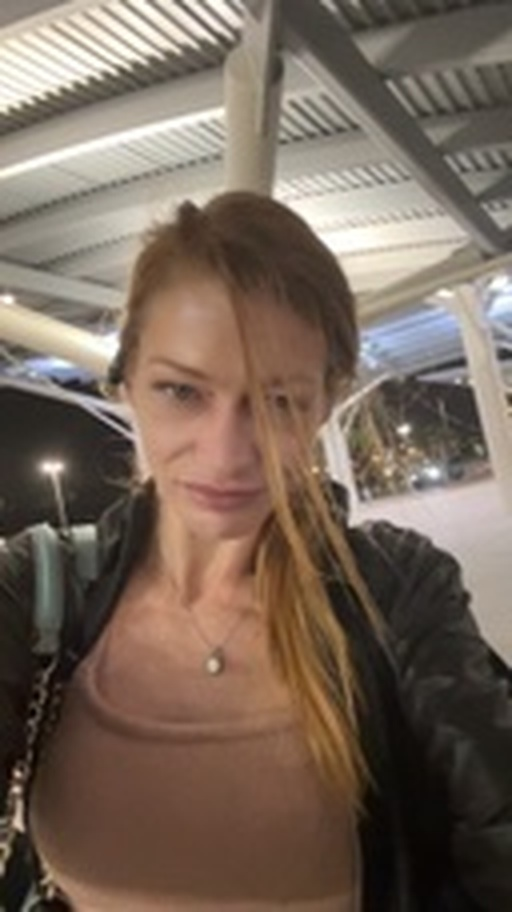
#> input picture assets/ramon/hero/hero_00.jpg, 512 x 912 px
$ python -i make_ramon.py   (imports and definitions only)
#> lines starting #> are read from the running program, lines starting #| are printed output that depends on the picture
#!/usr/bin/env python3
"""Build Ramon: nano-banana-2 stills → Seedance 2.0 clips → full neon retrowave MV."""

from __future__ import annotations

import json
import sys
from pathlib import Path

ROOT = Path(__file__).resolve().parents[1]
sys.path.insert(0, str(ROOT))

from music_video.assemble_animated import (  # noqa: E402
    _concat_and_mux,
    _fit_clip,
    fallback_camera_motion_render,
)
from music_video.audio import probe  # noqa: E402
from music_video.fal_gen import (  # noqa: E402
    FalError,
    animate_image,
    fal_available,
    generate_still,
    upload_file,
    upload_many,
)
from music_video.presets import UserCreativeInput  # noqa: E402
from music_video.story import build_storyboard  # noqa: E402
from music_video.theme import build_theme, load_lyrics  # noqa: E402
from music_video.timing import expand_shots, retime_scenes_by_music  # noqa: E402

STYLE = (
    "Neon retrowave synthwave digital pop-art illustration, sunset magenta-to-orange "
    "gradient sky, electric cyan perspective grid, chrome highlights, palm silhouettes, "
    "thick graphic shapes, poster print feel. NOT a photograph, NOT photorealistic, "
    "no watermark, no logo, no text overlays."
)

HERO = (
    "Same young woman as the reference images: long reddish-blonde / strawberry-blonde "
    "hair, fair skin, rendered entirely in the neon retrowave illustration style."
)


# [26 lines left out: functions still_prompt, motion_prompt, not called in this run]


YOUTUBE_W, YOUTUBE_H = 1920, 1080


def frame_for_youtube(src: Path, dest: Path) -> None:
    """Place a vertical still on a 16:9 canvas without cropping the subject."""
#> called with src = '../assets/ramon/hero/hero_00.jpg', dest = 'out.png'
    from PIL import Image, ImageEnhance, ImageFilter, ImageOps

    im = Image.open(src).convert("RGB")
#> im is the input picture: PIL image 512x912 RGB; mean R, G, B 119.6, 103.5, 90.9
    bg = ImageOps.fit(im, (YOUTUBE_W, YOUTUBE_H), method=Image.Resampling.LANCZOS)
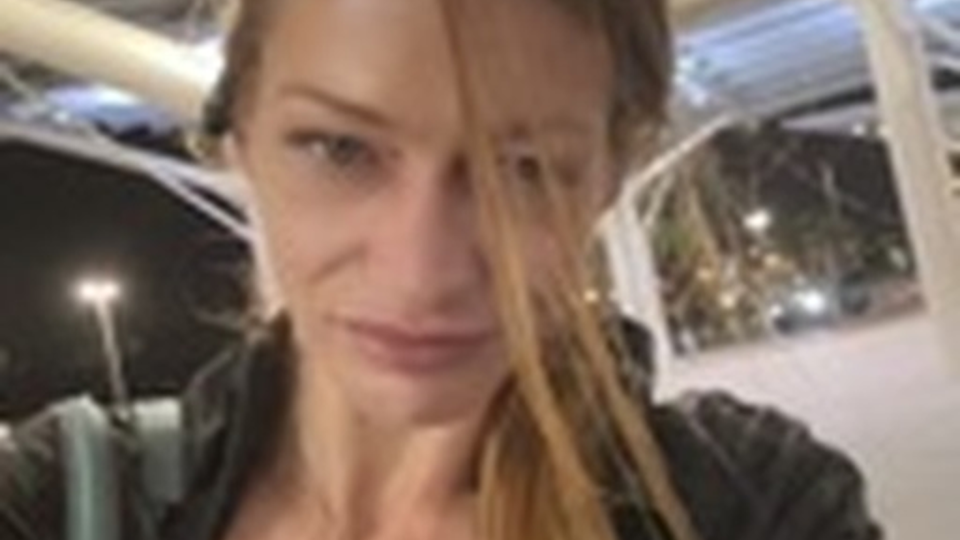
#> bg: PIL image 1920x1080 RGB (shown at 1/2 size); mean R, G, B 128.2, 109, 97
    bg = bg.filter(ImageFilter.GaussianBlur(radius=36))
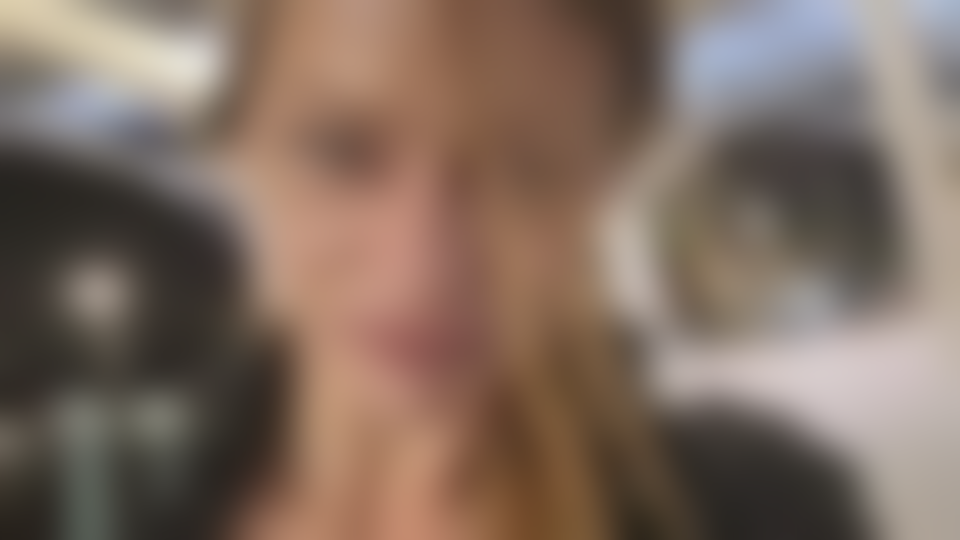
#> bg: PIL image 1920x1080 RGB (shown at 1/2 size); mean R, G, B 128.2, 109, 97
    bg = ImageEnhance.Color(bg).enhance(1.4)
    bg = ImageEnhance.Brightness(bg).enhance(0.48)
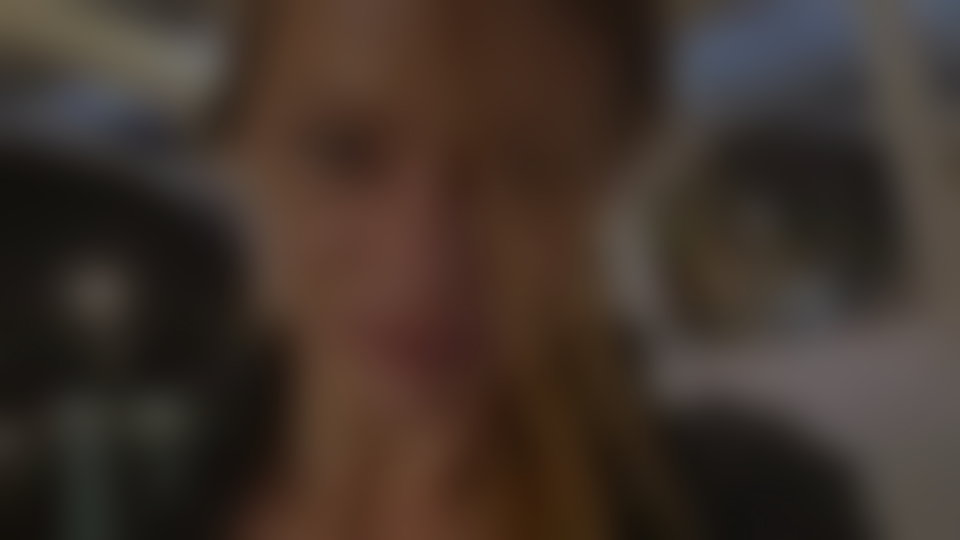
#> bg: PIL image 1920x1080 RGB (shown at 1/2 size); mean R, G, B 63.7, 50.8, 42.7
    # Full height, width follows the source so faces and figures stay intact.
    fg_h = YOUTUBE_H
    fg_w = max(1, round(im.width * (fg_h / im.height)))
#> fg_w = 606
    if fg_w > YOUTUBE_W:
        fg_w = YOUTUBE_W
        fg_h = max(1, round(im.height * (fg_w / im.width)))
    fg = im.resize((fg_w, fg_h), Image.Resampling.LANCZOS)
    canvas = bg.copy()
    canvas.paste(fg, ((YOUTUBE_W - fg_w) // 2, (YOUTUBE_H - fg_h) // 2))
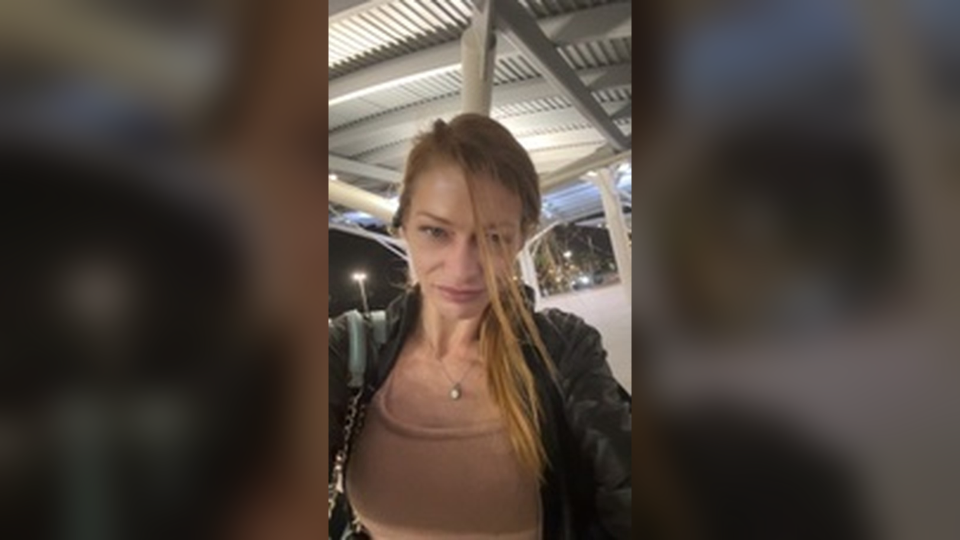
#> canvas: PIL image 1920x1080 RGB (shown at 1/2 size); mean R, G, B 78.3, 68.4, 60.9
#> (the run stopped early here; a loop or call above may not have finished)

$ run again, on assets/shadow_hero_ref.jpg
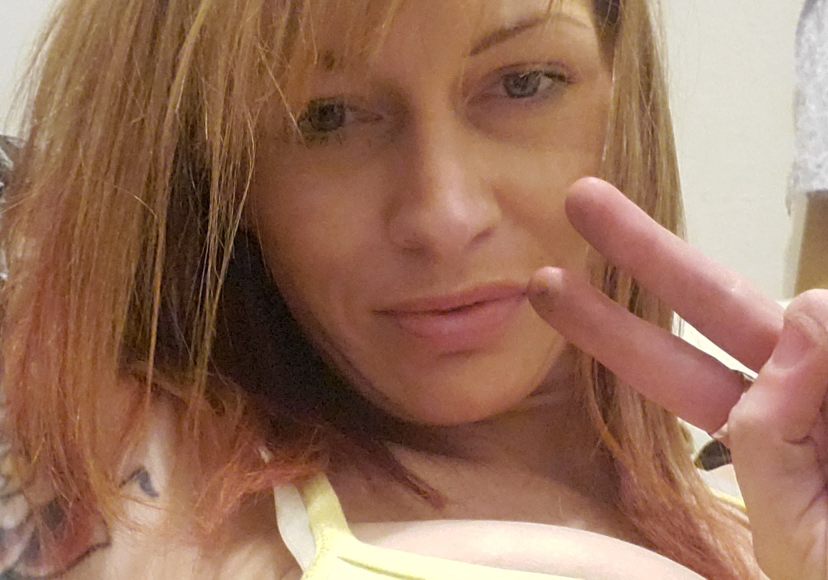
#> input picture assets/shadow_hero_ref.jpg, 1656 x 1159 px (shown at 1/2 size)
#> in frame_for_youtube, im is the input picture: PIL image 1656x1159 RGB; mean R, G, B 152.6, 113.3, 91.8
#> in frame_for_youtube, `bg = ImageEnhance.Brightness(bg).enhance(0.48)`:
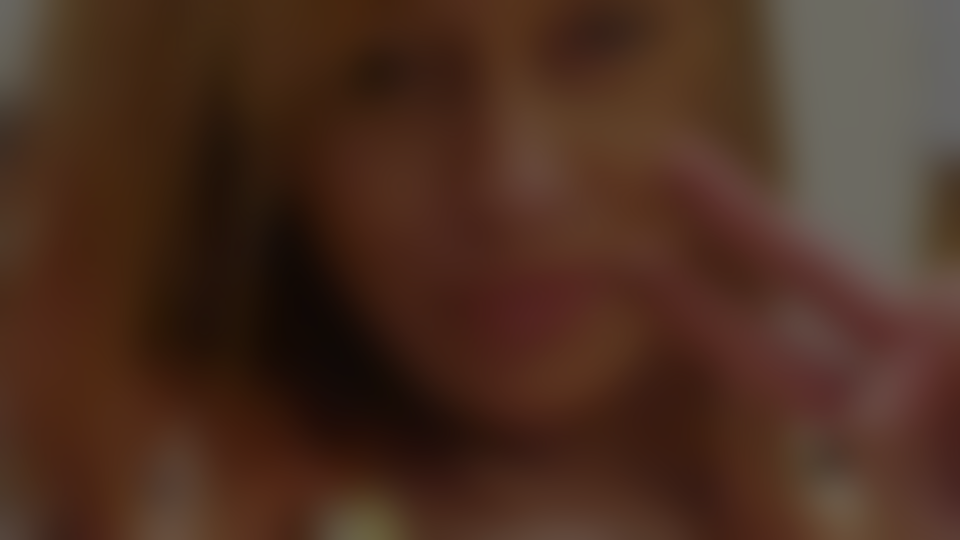
#> bg: PIL image 1920x1080 RGB (shown at 1/2 size); mean R, G, B 74.7, 46.9, 33.1
#> in frame_for_youtube, `canvas.paste(fg, ((YOUTUBE_W - fg_w) // 2, (YOUTUBE_H - fg_h) // 2))`:
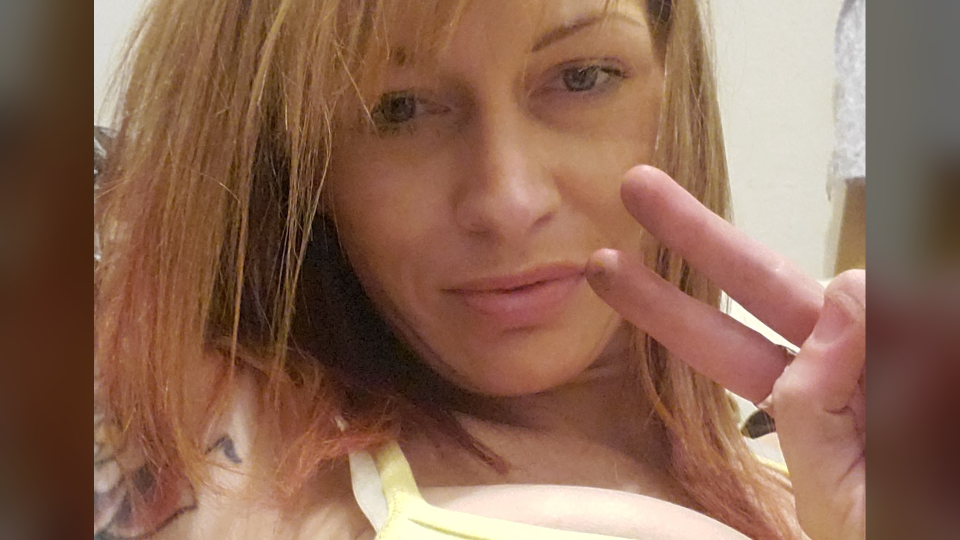
#> canvas: PIL image 1920x1080 RGB (shown at 1/2 size); mean R, G, B 139.7, 103.3, 83.6
